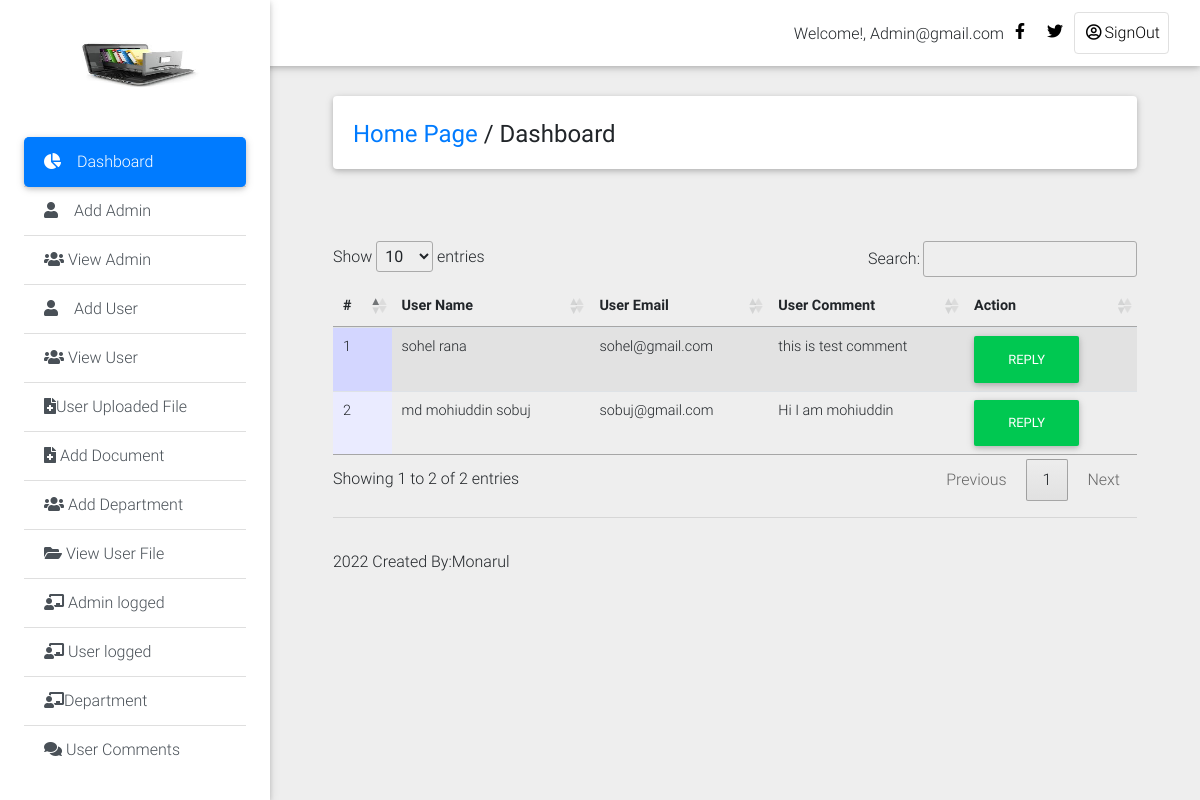
Page /Private_Dashboard/allcomment.php (signed in) on the committed database.
### tables this page shows
CREATE TABLE `comments` (
  `id` int(11) NOT NULL,
  `user_id` int(20) NOT NULL,
  `user_name` varchar(100) NOT NULL,
  `user_email` varchar(100) NOT NULL,
  `user_comment` varchar(400) NOT NULL,
  `admin_reply` varchar(400) DEFAULT NULL
);

### Private_Dashboard/allcomment.php (the view, shortened to what this page needs)
<!DOCTYPE html>
<html lang="en">
<head>
  <link rel="stylesheet" href="https://use.fontawesome.com/releases/v5.8.1/css/all.css">
  <link href="css/bootstrap.min.css" rel="stylesheet">
  <link href="css/mdb.min.css" rel="stylesheet">
  <link href="css/style.min.css" rel="stylesheet">
    <link rel="stylesheet" type="text/css" href="medias/css/dataTable.css" />
</head>
<body class="grey lighten-3">
  <header>
    <nav class="navbar fixed-top navbar-expand-lg navbar-light white scrolling-navbar">
      <div class="container-fluid">
        <div class="collapse navbar-collapse" id="navbarSupportedContent">
            <?php
             require_once("include/connection.php");
               $id = mysqli_real_escape_string($conn,$_SESSION['admin_user']);
              $r = mysqli_query($conn,"SELECT * FROM admin_login where id = '$id'") or die (mysqli_error($con));
              $row = mysqli_fetch_array($r);
               $id=$row['admin_user'];
            ?>
          <ul class="navbar-nav nav-flex-icons">
                <li style="margin-top: 10px;">Welcome!,</font> <?php echo ucwords(htmlentities($id)); ?></li>
            <li class="nav-item">
              <a href="#" class="nav-link waves-effect" target="_blank">
                <i class="fab fa-facebook-f"></i>
              </a>
            </li>
            <li class="nav-item">
              <a href="#" class="nav-link waves-effect" target="_blank">
                <i class="fab fa-twitter"></i>
              </a>
            </li>
            <li class="nav-item">
              <a href="logout.php" class="nav-link border border-light rounded waves-effect">
               <i class="far fa-user-circle"></i>SignOut
              </a>
            </li>
          </ul>
        </div>
      </div>
    </nav>
    <?php
     @include('sidebar.php');
      ?>
    </div>
  </header>
  <main class="pt-5 mx-lg-5">
    <div class="container-fluid mt-5">
      <div class="card mb-4 wow fadeIn">
        <div class="card-body d-sm-flex justify-content-between">
          <h4 class="mb-2 mb-sm-0 pt-1">
            <a href="dashboard.php">Home Page</a>
            <span>/</span>
            <span>Dashboard</span>
          </h4>
        </div>
      </div>
<div class="">
 <table id="dtable" class = "table table-striped">
          <thead>
              <th>#</th>
              <th>User Name</th>
              <th>User Email</th>
              <th>User Comment</th>
               <th>Action</th>
          </thead><br /><br />
          <tbody>
     <?php
         require_once("include/connection.php");
            $i=1;
            $query="SELECT * FROM comments";
            $result=mysqli_query($conn,$query);
            while($rs=mysqli_fetch_array($result)){
               $user_name=$rs['user_name'];
               $user_email=$rs['user_email'];
               $user_comment=$rs['user_comment'];
          ?>
           <tr>
               <td><?php echo $i;$i=$i+1;  ?></td>
               <td><?php echo $user_name; ?></td>
               <td><?php echo $user_email; ?></td>
               <td><?php echo $user_comment; ?></td>
               <td>
                <a href="commentreply.php?cmt_id=<?php echo $rs['id'];?>" class="btn btn-success">Reply</a>
           </tr>
    <?php  } ?>
       </tbody>
   </table>
    <hr></div>
    <div class="footer-copyright py-3">
    <p> <?php echo date('Y');?> Created By:Monarul</p>
    </div>
<link rel="stylesheet" type="text/css" href="https://cdn.datatables.net/1.10.9/css/jquery.dataTables.min.css"/>
<link rel="stylesheet" type="text/css" href="https://cdn.datatables.net/responsive/1.0.3/css/dataTables.responsive.css">
</body>
</html>

### Private_Dashboard/medias/css/dataTable.css (style rules this page uses)
.sorting_asc { background: url('../images/sort_asc.png') no-repeat center right; }
.sorting { background: url('../images/sort_both.png') no-repeat center right; }
tr.odd { background-color: #E2E4FF; }
tr.even { background-color: white; }
tr.odd td.sorting_1 { background-color: #D3D6FF; }
tr.even td.sorting_1 { background-color: #EAEBFF; }

### rows in the picture
comments: user_name "sohel rana", user_email "sohel@gmail.com", user_comment "this is test comment"
comments: user_name "md mohiuddin sobuj", user_email "sobuj@gmail.com", user_comment "Hi I am mohiuddin"

### other values in the picture
$id "Admin@gmail.com"
